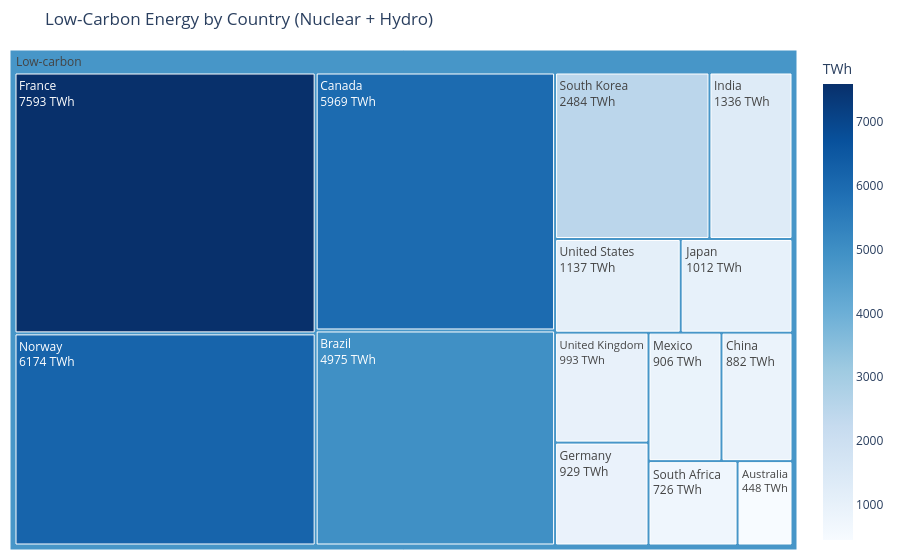
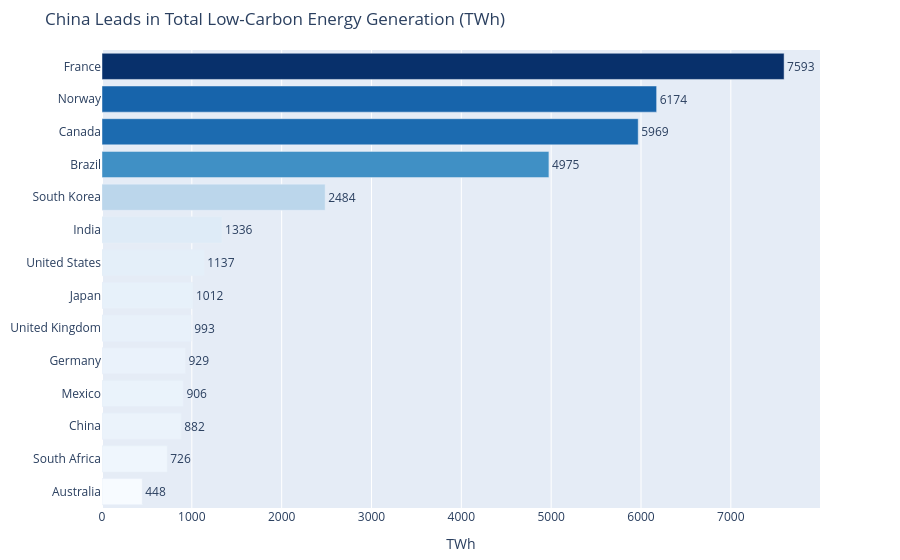

The notebook cell these images were saved under, in order:
### Markdown cell above
## Task 3 — Treemap vs bar: low-carbon energy by country

**What to build:** Build **both** a treemap and a horizontal bar chart showing total low-carbon TWh (Nuclear + Hydro) per country. Then answer the question in a markdown cell below.

**Requirements:**
- Filter to `Source_Type == 'Low-carbon'` and aggregate TWh by country
- Treemap: single-level `path=['All', 'Country']` with a dummy root node labelled `'Low-carbon'`
- Bar chart: sorted by TWh, horizontal orientation, CVD-safe colour
- Both charts show TWh values, not percentages
- Insight title on the bar chart naming the leading country

### Code cell
# Task 3 — charts
# YOUR CODE HERE

# Task 3 — charts
import plotly.express as px

# Filter and aggregate
low_carbon = df.loc[df['Source_Type'] == 'Low-carbon']
lc_by_country = low_carbon.groupby('Country')['TWh'].sum().reset_index()

# ✅ Add dummy root column BEFORE treemap
lc_by_country['All'] = 'Low-carbon'

# --- Treemap ---
fig3a = px.treemap(
    lc_by_country,
    path=['All', 'Country'],
    values='TWh',
    color='TWh',
    color_continuous_scale='Blues',
    title='Low-Carbon Energy by Country (Nuclear + Hydro)',
)

fig3a.update_traces(
    root_color='lightgrey',
    texttemplate='%{label}<br>%{value:.0f} TWh',
    textinfo='label+value',
)

fig3a.update_layout(margin=dict(t=50, l=10, r=10, b=10))
fig3a.show()


# --- Horizontal Bar Chart ---
lc_sorted = lc_by_country.sort_values('TWh', ascending=True)

fig3b = px.bar(
    lc_sorted,
    x='TWh',
    y='Country',
    orientation='h',
    color='TWh',
    color_continuous_scale='Blues',
    text='TWh',
    title='China Leads in Total Low-Carbon Energy Generation (TWh)',
)

fig3b.update_traces(
    texttemplate='%{text:.0f}',
    textposition='outside',
)

fig3b.update_layout(
    xaxis_title='TWh',
    yaxis_title=None,
    coloraxis_showscale=False,
    margin=dict(t=50, l=10, r=80, b=10),
)

fig3b.show()

### Figure 1 — Plotly figure (JSON) as saved in the notebook; plotly's stock layout.template omitted (floating-point values rounded to 4 significant figures)
{"data": [{"branchvalues": "total", "customdata": [[448.0], [4975.0], [5969.0], [882.0], [7593.0], [929.0], [1336.0], [1012.0], [906.0], [6174.0], [726.0], [2484.0], [993.0], [1137.0], [4797.0]], "domain": {"x": [0, 1], "y": [0, 1]}, "hovertemplate": "labels=%{label}<br>TWh_sum=%{value}<br>parent=%{parent}<br>id=%{id}<br>TWh=%{color}<extra></extra>", "ids": ["Low-carbon/Australia", "Low-carbon/Brazil", "Low-carbon/Canada", "Low-carbon/China", "Low-carbon/France", "Low-carbon/Germany", "Low-carbon/India", "Low-carbon/Japan", "Low-carbon/Mexico", "Low-carbon/Norway", "Low-carbon/South Africa", "Low-carbon/South Korea", "Low-carbon/United Kingdom", "Low-carbon/United States", "Low-carbon"], "labels": ["Australia", "Brazil", "Canada", "China", "France", "Germany", "India", "Japan", "Mexico", "Norway", "South Africa", "South Korea", "United Kingdom", "United States", "Low-carbon"], "marker": {"coloraxis": "coloraxis", "colors": [448.0, 4975.0, 5969.0, 882.0, 7593.0, 929.0, 1336.0, 1012.0, 906.0, 6174.0, 726.0, 2484.0, 993.0, 1137.0, 4797.0]}, "name": "", "parents": ["Low-carbon", "Low-carbon", "Low-carbon", "Low-carbon", "Low-carbon", "Low-carbon", "Low-carbon", "Low-carbon", "Low-carbon", "Low-carbon", "Low-carbon", "Low-carbon", "Low-carbon", "Low-carbon", ""], "root": {"color": "lightgrey"}, "textinfo": "label+value", "texttemplate": "%{label}<br>%{value:.0f} TWh", "type": "treemap", "values": [448.0, 4975.0, 5969.0, 882.0, 7593.0, 929.0, 1336.0, 1012.0, 906.0, 6174.0, 726.0, 2484.0, 993.0, 1137.0, 35560.0]}], "layout": {"coloraxis": {"colorbar": {"title": {"text": "TWh"}}, "colorscale": [[0, "rgb(247,251,255)"], [0.125, "rgb(222,235,247)"], [0.25, "rgb(198,219,239)"], [0.375, "rgb(158,202,225)"], [0.5, "rgb(107,174,214)"], [0.625, "rgb(66,146,198)"], [0.75, "rgb(33,113,181)"], [0.875, "rgb(8,81,156)"], [1, "rgb(8,48,107)"]]}, "legend": {"tracegroupgap": 0}, "margin": {"b": 10, "l": 10, "r": 10, "t": 50}, "title": {"text": "Low-Carbon Energy by Country (Nuclear + Hydro)"}}}

### Figure 2 — Plotly figure (JSON) as saved in the notebook; plotly's stock layout.template omitted (floating-point values rounded to 4 significant figures)
{"data": [{"hovertemplate": "TWh=%{marker.color}<br>Country=%{y}<extra></extra>", "legendgroup": "", "marker": {"color": [448.0, 726.0, 882.0, 906.0, 929.0, 993.0, 1012.0, 1137.0, 1336.0, 2484.0, 4975.0, 5969.0, 6174.0, 7593.0], "coloraxis": "coloraxis", "pattern": {"shape": ""}}, "name": "", "orientation": "h", "showlegend": false, "text": [448.0, 726.0, 882.0, 906.0, 929.0, 993.0, 1012.0, 1137.0, 1336.0, 2484.0, 4975.0, 5969.0, 6174.0, 7593.0], "textposition": "outside", "texttemplate": "%{text:.0f}", "type": "bar", "x": [448.0, 726.0, 882.0, 906.0, 929.0, 993.0, 1012.0, 1137.0, 1336.0, 2484.0, 4975.0, 5969.0, 6174.0, 7593.0], "xaxis": "x", "y": ["Australia", "South Africa", "China", "Mexico", "Germany", "United Kingdom", "Japan", "United States", "India", "South Korea", "Brazil", "Canada", "Norway", "France"], "yaxis": "y"}], "layout": {"barmode": "relative", "coloraxis": {"colorbar": {"title": {"text": "TWh"}}, "colorscale": [[0, "rgb(247,251,255)"], [0.125, "rgb(222,235,247)"], [0.25, "rgb(198,219,239)"], [0.375, "rgb(158,202,225)"], [0.5, "rgb(107,174,214)"], [0.625, "rgb(66,146,198)"], [0.75, "rgb(33,113,181)"], [0.875, "rgb(8,81,156)"], [1, "rgb(8,48,107)"]], "showscale": false}, "legend": {"tracegroupgap": 0}, "margin": {"b": 10, "l": 10, "r": 80, "t": 50}, "title": {"text": "China Leads in Total Low-Carbon Energy Generation (TWh)"}, "xaxis": {"anchor": "y", "domain": [0, 1], "title": {"text": "TWh"}}, "yaxis": {"anchor": "x", "domain": [0, 1], "title": {}}}}
